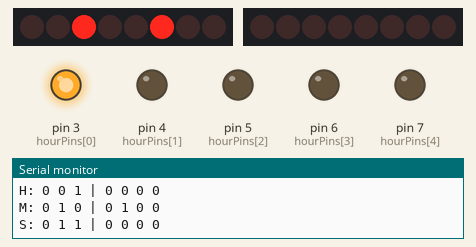
The sketch below on a simulated Arduino Uno, built with avr-gcc and run on an emulated ATmega328P. Shown: 2 × 8 shift-register outputs drawn as a row of LEDs (first output left, lit = HIGH), output pins drawn as LEDs (lit = HIGH), the last lines printed to the serial monitor. Wiring (inferred from the names in the program): 2 × shift register (74HC595): data pin 8, shift clock pin 10, latch pin 12 / data pin 11, shift clock pin 13, latch pin 9. Wiring (inferred from the signals the program sends): 2 × row of LEDs: on Q0, Q1, Q2, Q3, Q4, Q5, Q6, Q7 / on Q0, Q1, Q2, Q3, Q4, Q5, Q6, Q7. The local clock reads 2024-03-15 10:24:30 at power-on unless the sketch sets it; pins used as bus, display or sensor lines are not drawn.

Above: at 0.1 s.
At 4.1 s:
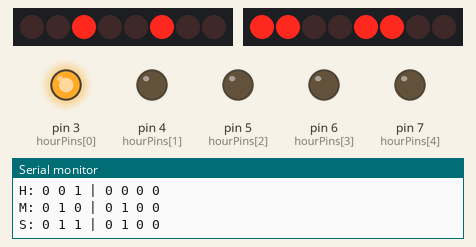
At 9.1 s:
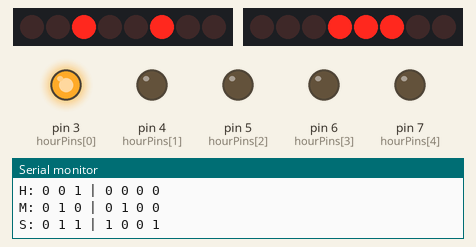
At 19.1 s:
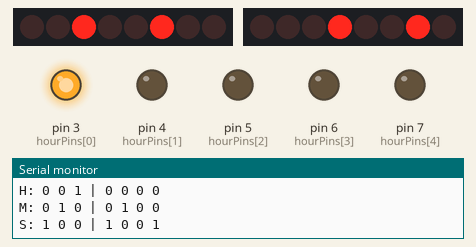
At 28.2 s:
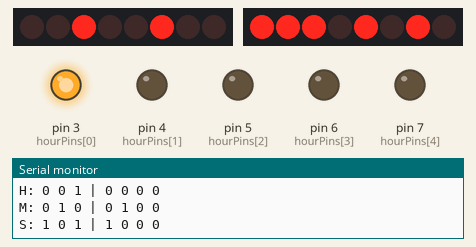
At 38.2 s:
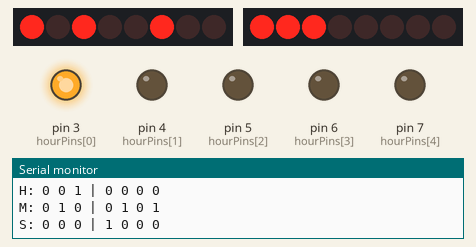
Timing chart, 0 to 40.0 s (numbered marks = the images above):
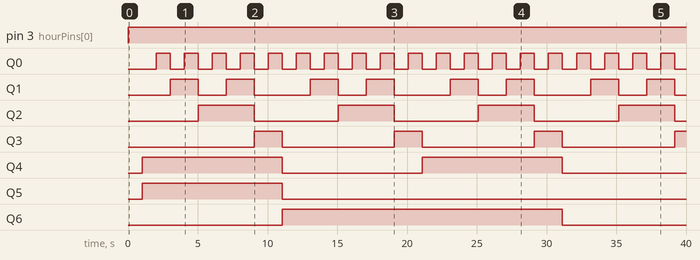

The sketch:

binary_clock.ino
```cpp
#include <DS3231.h>
#define uint8_t uint

DS3231 rtc(SDA, SCL);
Time currentTime;

/* SR# Shift Register array
 0 = Data
 1 = Latch
 2 = Clock
 */
const uint SR1[] = {11, 12, 13};
const uint SR2[] = {8, 9, 10};
const uint hourPins[] = {3, 4, 5, 6, 7};

// buttons
const uint minuteButton = 2;
const uint hourButton = 0;
// state will change
uint buttonState = 0;

void setup()
{
  rtc.begin();

  // sets minute and second pins to output
  for (uint i = 0; i < 3; i++)
  {
    pinMode(SR1[i], OUTPUT);
    pinMode(SR2[i], OUTPUT);
  }

  // sets hour pins to output
  for (uint i = 0; i < 5; i++)
    pinMode(hourPins[i], OUTPUT);

  // button pins
  pinMode(2, INPUT);
  pinMode(0, INPUT);

  // sets baud output
  Serial.begin(115200);
}

void serialTime()
{
  uint hours = currentTime.hour;
  if (hours > 12)
    hours = hours - 12;
  Serial.print(hours);
  Serial.print(":");
  Serial.print(currentTime.min);
  Serial.print(":");
  Serial.print(currentTime.sec);
}

void serialOutput(uint value)
{
  uint index = 0;
  for (uint i = 1 << 6; i > 0; i=i/2)
  {
    if (index == 3)
      Serial.print("| ");
    (value & i)? Serial.print("1"): Serial.print("0");
    Serial.print(" ");
    index++;
  }
  Serial.print("\n");
}

uint calculateShiftOutput(uint value)
{
  uint output = 0;
  output = (value / 10) << 4;
  output = output + (value % 10);
  return output;
}

void pushShiftOutput(uint shiftArray[], uint value)
{
  digitalWrite(shiftArray[1], LOW);
  shiftOut(shiftArray[0], shiftArray[2], MSBFIRST, value);
  digitalWrite(shiftArray[1], HIGH);
}

void outputHours(uint value)
{
  uint index = 0;
  for (uint i = 1 << 4; i > 0; i=i/2)
  {
    (value & i)? digitalWrite(hourPins[index], HIGH): digitalWrite(hourPins[index], LOW);
    index++;
  }
  Serial.print("\n");
}

void ledOutput()
{
  // get values for units of time, reduces need to call time functions more than once
  uint hours = currentTime.hour%12;
  if (hours == 0)
    hours = 12;
  hours = calculateShiftOutput(hours);

  uint minutes = calculateShiftOutput(currentTime.min);
  uint seconds = calculateShiftOutput(currentTime.sec);

  // hours
  outputHours(hours);
  Serial.print("H: ");
  serialOutput(hours);

  // minutes
  pushShiftOutput(SR2, minutes);
  Serial.print("M: ");
  serialOutput(minutes);

  // seconds
  pushShiftOutput(SR1, seconds);
  Serial.print("S: ");
  serialOutput(seconds);
}

/*
void buttonCheck()
{
  buttonState = digitalRead(minuteButton);
  Serial.print(buttonState);
  Serial.print("\n");
  if (buttonState == HIGH)
    setTime(hour(currentTime), minute(currentTime) + 1, second(currentTime), 0, 0, 0);

  // reset button state
  buttonState = 0;

  buttonState = digitalRead(hourButton);
  Serial.print(buttonState);
  Serial.print("\n");
  if (hourButton == HIGH)
    setTime(hour(currentTime) + 1, minute(currentTime), second(currentTime), 0, 0, 0);
}
*/

void loop()
{
  Serial.print("\n");
  currentTime = rtc.getTime(); // fetches current time from DS3231
  //buttonCheck();             // checks to see if buttons are pushed
  serialTime();                // outputs current time to serial output
  ledOutput();                 // pushes calculated current time values to LEDs
  delay(1000);
}
```

Measured:
- by itself, pin 3 (hourPins[0]): LOW → HIGH at 0.00 s
- by itself, Q0: alternates HIGH for 1.0 s and LOW for 1.0 s
- by itself, Q1: repeats every 10.0 s: LOW 2.0 s, HIGH 2.0 s, LOW 4.0 s, HIGH 2.0 s
- by itself, Q2: alternates HIGH for 4.0 s and LOW for 6.0 s
- by itself, Q3: alternates HIGH for 2.0 s and LOW for 8.0 s
- by itself, Q4: alternates HIGH for 10.0 s and LOW for 10.0 s
- by itself, Q5: LOW → HIGH at 1.0 s, → LOW 10.0 s later
- by itself, Q6: LOW → HIGH at 11.1 s, → LOW 20.1 s later
